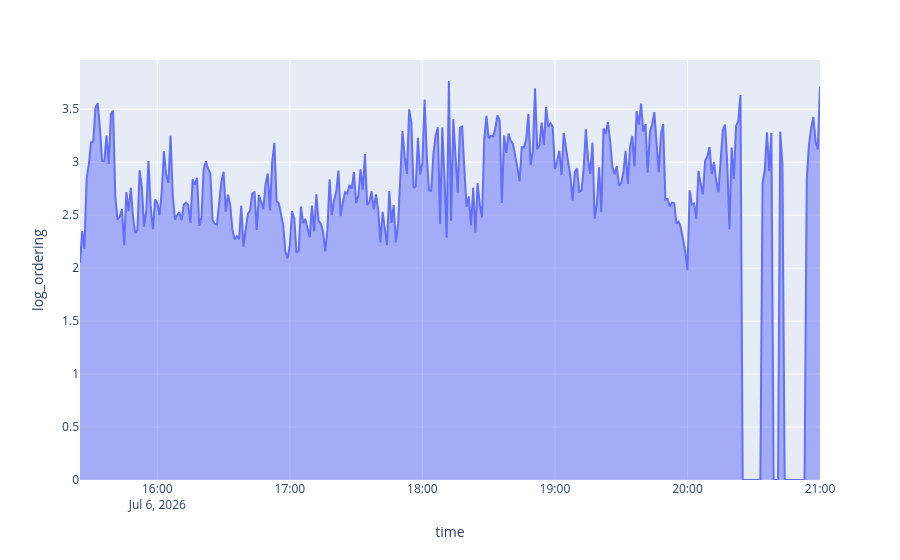

Notebook source saved alongside this figure:
### Code cell
#log scale to smooth the plot out
fig = px.area(gdf, x=gdf.index, y="log_ordering")
fig.show()

### Figure 1 — Plotly figure (JSON) as saved in the notebook; plotly's stock layout.template omitted (floating-point values rounded to 4 significant figures; data arrays with more than 128 entries replaced by an {"elided": "..."} marker saying what was removed)
{"data": [{"fillpattern": {"shape": ""}, "hovertemplate": "time=%{x}<br>log_ordering=%{y}<extra></extra>", "legendgroup": "", "line": {"color": "#636efa"}, "marker": {"symbol": "circle"}, "mode": "lines", "name": "", "orientation": "v", "showlegend": false, "stackgroup": "1", "type": "scatter", "x": {"elided": "336 str values"}, "xaxis": "x", "y": {"elided": "336 float values"}, "yaxis": "y"}], "layout": {"legend": {"tracegroupgap": 0}, "margin": {"t": 60}, "xaxis": {"anchor": "y", "domain": [0, 1], "title": {"text": "time"}}, "yaxis": {"anchor": "x", "domain": [0, 1], "title": {"text": "log_ordering"}}}}
